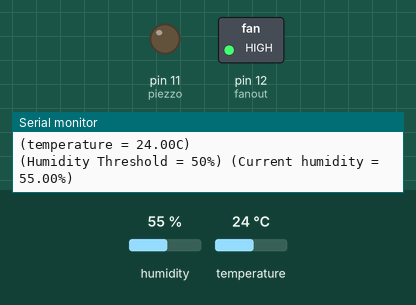
A sketch run on a simulated Arduino Uno, built with avr-gcc and run on an emulated ATmega328P. On the bench: switched loads named in the sketch (green lamp = pin HIGH), output pins drawn as LEDs (lit = HIGH), the last lines printed to the serial monitor. The inputs (shaded band) are chosen by the test bench; at power-on: humidity 55 %, temperature 24 °C.

Above: at 2.2 s.
2.3 s: humidity set to 22 %
At 3.6 s:
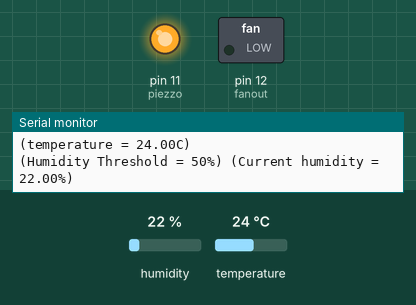
3.9 s: humidity set to 68 %
At 4.3 s:
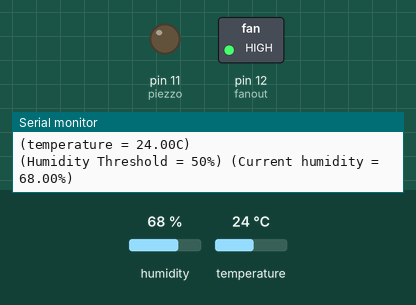
5.5 s: humidity set to 40 %
At 6.1 s:
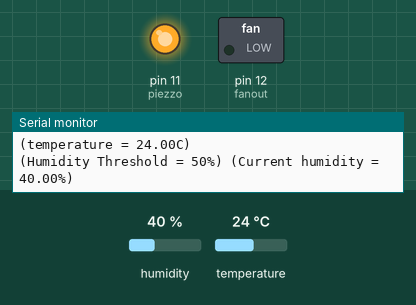
Timing chart, 0 to 8.5 s (numbered marks = the images above; inputs shaded):
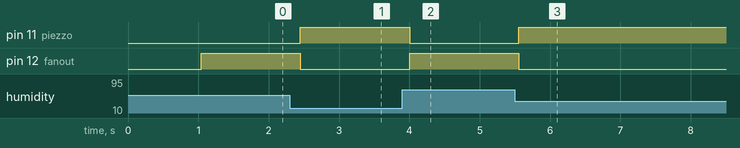

Measured:
- after the input at 2.3 s, pin 11 (piezzo): LOW → HIGH after 0.15 s; pin 12 (fanout): HIGH → LOW after 0.15 s
- after the input at 3.9 s, pin 11 (piezzo): HIGH → LOW after 0.10 s; pin 12 (fanout): LOW → HIGH after 0.10 s
- after the input at 5.5 s, pin 11 (piezzo): LOW → HIGH after 0.05 s; pin 12 (fanout): HIGH → LOW after 0.05 s

The sketch:

DHT_11.ino
```cpp
// Declaring the DHT-11 libraries
#include "dht.h"

// Analog Pin sensor is connected to
#define dht_apin A0
dht DHT;

///////////Declarations/////////////

// Your threshold value
int humiditythres = 50;
// The actuator1 pin decleration
int fanout = 12;
// The actuator1 pin decleration
int piezzo = 11;

///////////Declarations/////////////

void setup() {

// pin type is either input or output
  pinMode(piezzo, OUTPUT);
  pinMode(fanout, OUTPUT);

// Rate of exchanging data from sensor and seril monitor is 9600 bits
  Serial.begin(9600);

//Delay to let system boot
  delay(500);

// Declaring function of sensor on serial monitor
  Serial.println("Humidity & temperature Mesurment:\n\n");

//Wait before accessing Sensor
  delay(500);

}

void loop() {

//Start of Program
  DHT.read11(dht_apin);

//Declaring the threshold on serial monitor
  Serial.print("(Humidity Threshold = ");
  Serial.print(humiditythres);
  Serial.print("%) ");

//Declaring the Calculated humidity value on serial monitor
  Serial.print("(Current humidity = ");
  Serial.print(DHT.humidity);
  Serial.println("%) ");

//Declaring the Calculated tempreture value on serial monitor
  Serial.print("(temperature = ");
  Serial.print(DHT.temperature);
  Serial.println("C) ");

// Checks if it is above the threshold value
  if (DHT.humidity > humiditythres)
  {
    digitalWrite(fanout, HIGH);
  }
  else
  {
    digitalWrite(fanout, LOW);
  }

// Checks if it is below the threshold value
  if (DHT.humidity < humiditythres)
  {
  digitalWrite(piezzo, HIGH);
  }
  else
  {
  digitalWrite(piezzo, LOW);
  }

//Wait 5 seconds before accessing sensor again.
  delay(100);
}
```
